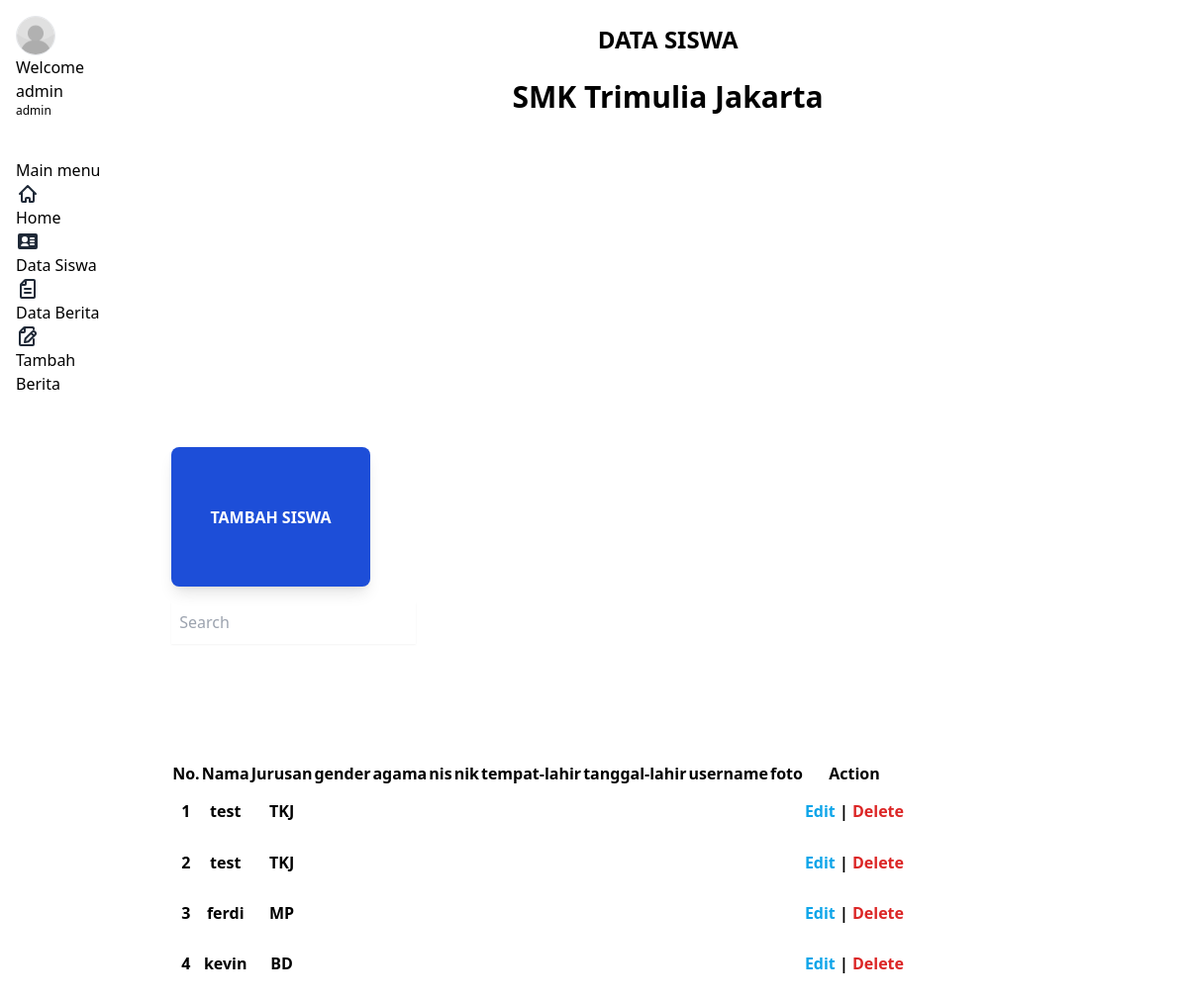
Page /admin/siswa.php (signed in) on the earlier database version.
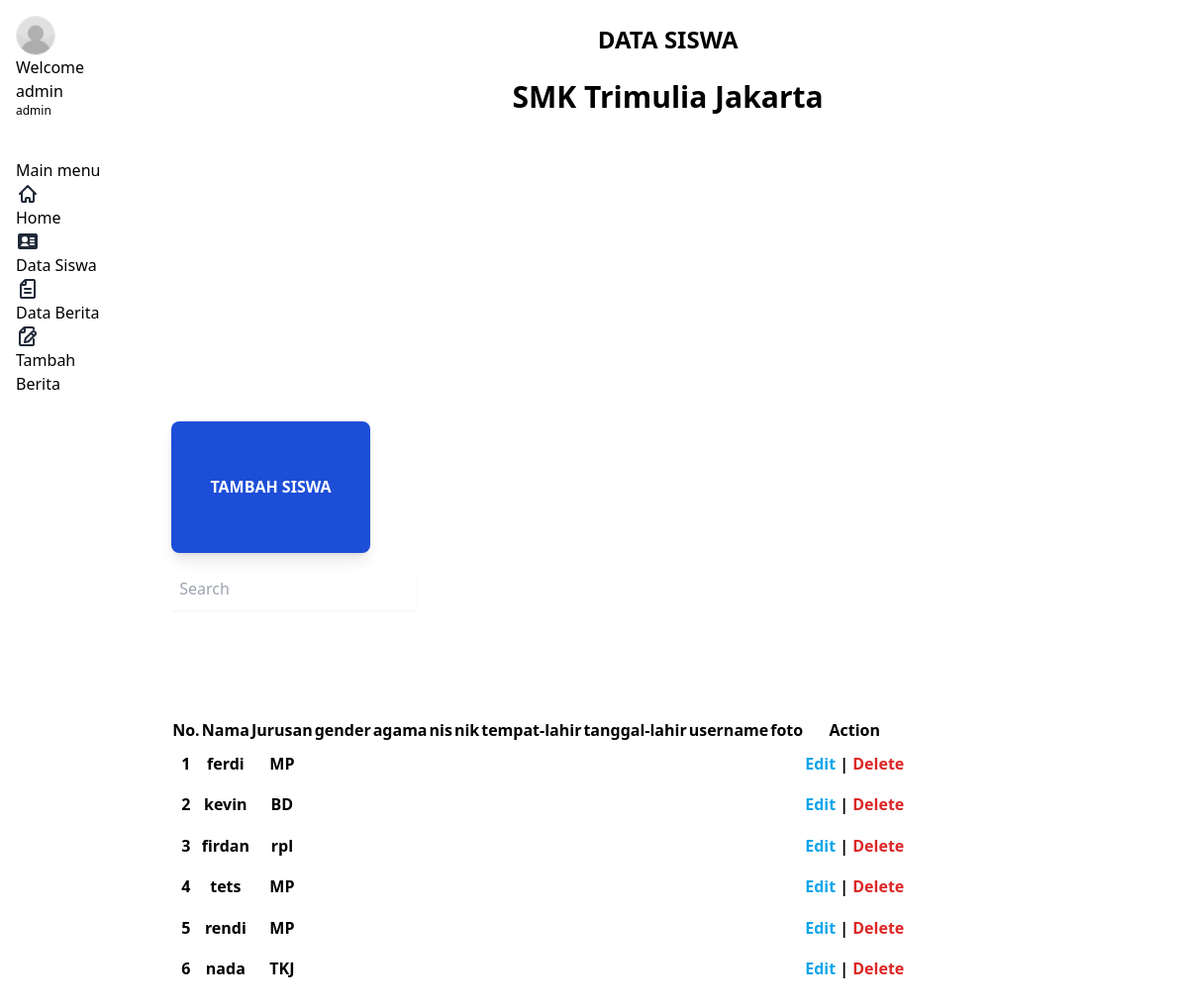
Same page on the later database version.
### tables this page shows
CREATE TABLE `siswa` (
  `id_siswa` int(11) NOT NULL,
  `nama_siswa` varchar(50) NOT NULL,
  `jurusan_siswa` varchar(10) NOT NULL,
  `password_siswa` varchar(400) NOT NULL
);

### koneksi.php (called while the page is built, shortened)
<?php
    $koneksi = mysqli_connect("localhost","root","","sekolah_db");
    function query($query) {
        global $koneksi;
        $result = mysqli_query($koneksi, $query);
        $rows = [];
        while ($row = mysqli_fetch_assoc($result)) {
            $rows[] = $row;
        }
        return $rows;
    }
?>

### admin/siswa.php (the view, shortened to what the changed rows need)
<?php
require("../koneksi.php");
$siswa = query("SELECT * FROM siswa");
?>
<!DOCTYPE html>
<html lang="en">
<head>
    <link rel="stylesheet" href="https://cdn.jsdelivr.net/npm/rippleui@1.12.1/dist/css/styles.css" />
</head>
<body>
    <div class="sticky flex h-screen flex-row gap-4 overflow-y-auto rounded-lg sm:overflow-x-hidden">
        <div class="flex w-full flex-row flex-wrap gap-4 p-6 justify-center">
            <div class="text-center">
                <h1 class="font-bold text-2xl">DATA SISWA</h1>
                <br>
                <h2 class="font-bold text-3xl">SMK Trimulia Jakarta</h2>
            </div>
            <div class="my-4 grid w-full  gap-4">
                <div class="flex w-full overflow-x-auto">
                    <table class="table-zebra table">
                        <thead>
                            <tr>
                                <th>No.</th>
                                <th>Nama</th>
                                <th>Jurusan</th>
                                <th>gender</th>
                                <th>agama</th>
                                <th>nis</th>
                                <th>nik</th>
                                <th>tempat-lahir</th>
                                <th>tanggal-lahir</th>
                                <th>username</th>
                                <th>foto</th>
                                <th>Action</th>
                            </tr>
                        </thead>
                        <tbody>
                            <?php $no = 1 ?>
                            <?php foreach ($siswa as $siswa) : ?>
                                <tr>
                                    <th><?php echo $no ?></th>
                                    <th><?php echo $siswa["nama_siswa"] ?></th>
                                    <th><?php echo $siswa["jurusan_siswa"] ?></th>
                                    <th><?php echo $siswa["gender"] ?></th>
                                    <th><?php echo $siswa["agama"] ?></th>
                                    <th><?php echo $siswa["nis"] ?></th>
                                    <th><?php echo $siswa["nik"] ?></th>
                                    <th><?php echo $siswa["tempat_lahir"] ?></th>
                                    <th><?php echo $siswa["tanggal_lahir"] ?></th>
                                    <th><?php echo $siswa["username_siswa"] ?></th>
                                    <th><?php echo $siswa["foto"] ?></th>
                                    <th><a class="text-sky-500 edit" href="#">Edit</a> | <a class="text-red-600" href="delete-siswa.php?id_siswa=<?php echo $siswa["id_siswa"] ?>">Delete</a></th>
                                </tr>
                                <?php $no++ ?>
                            <?php endforeach; ?>
                        </tbody>
                    </table>
                </div>
            </div>
        </div>
    </div>
    <script src="https://cdn.tailwindcss.com"></script>
</body>
</html>

Differences in the rows shown:
removed siswa: nama_siswa "test", jurusan_siswa "TKJ"
removed siswa: nama_siswa "test", jurusan_siswa "TKJ"
added siswa: nama_siswa "firdan", jurusan_siswa "rpl"
added siswa: nama_siswa "tets", jurusan_siswa "MP"
added siswa: nama_siswa "rendi", jurusan_siswa "MP"
added siswa: nama_siswa "nada", jurusan_siswa "TKJ"
